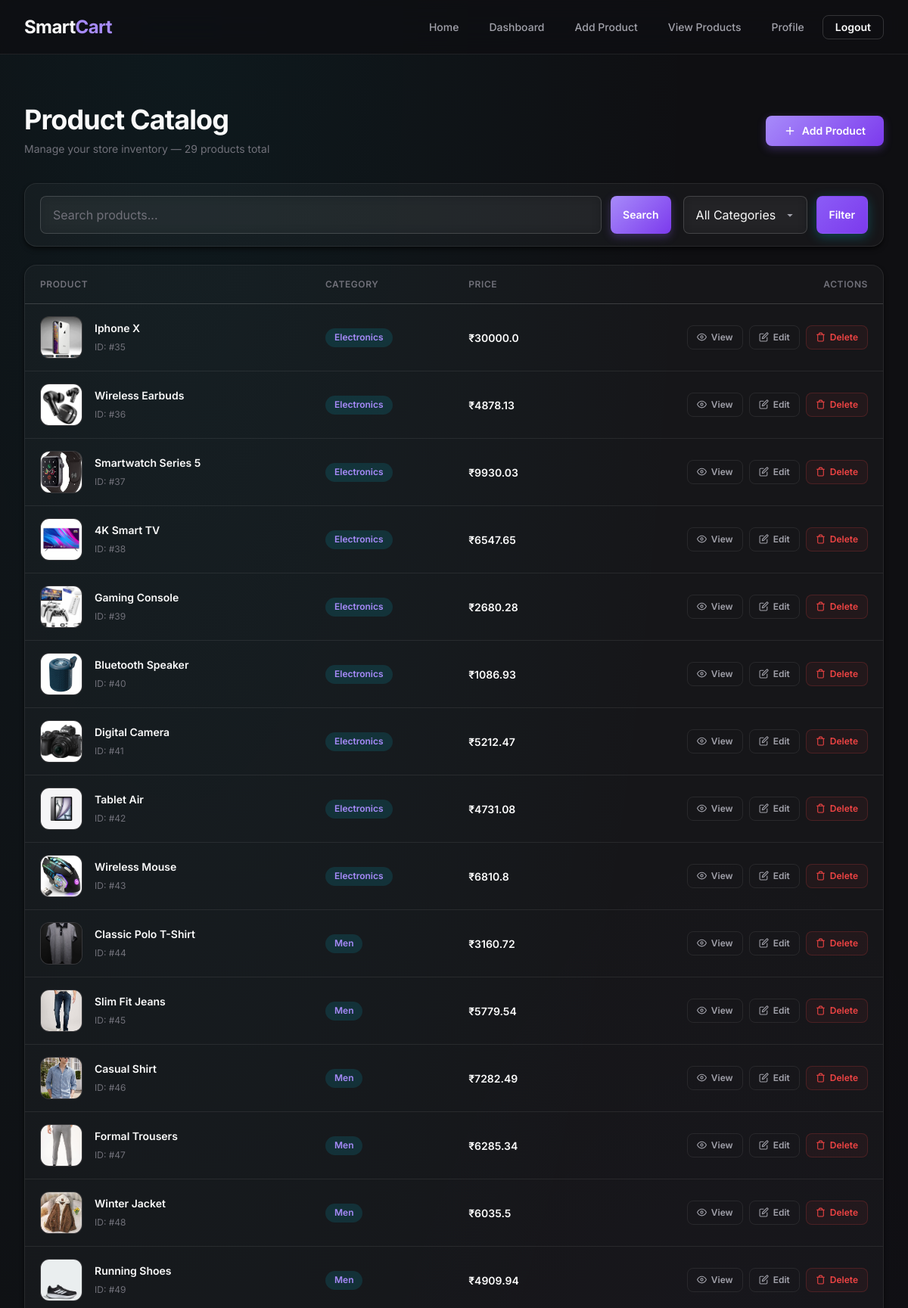
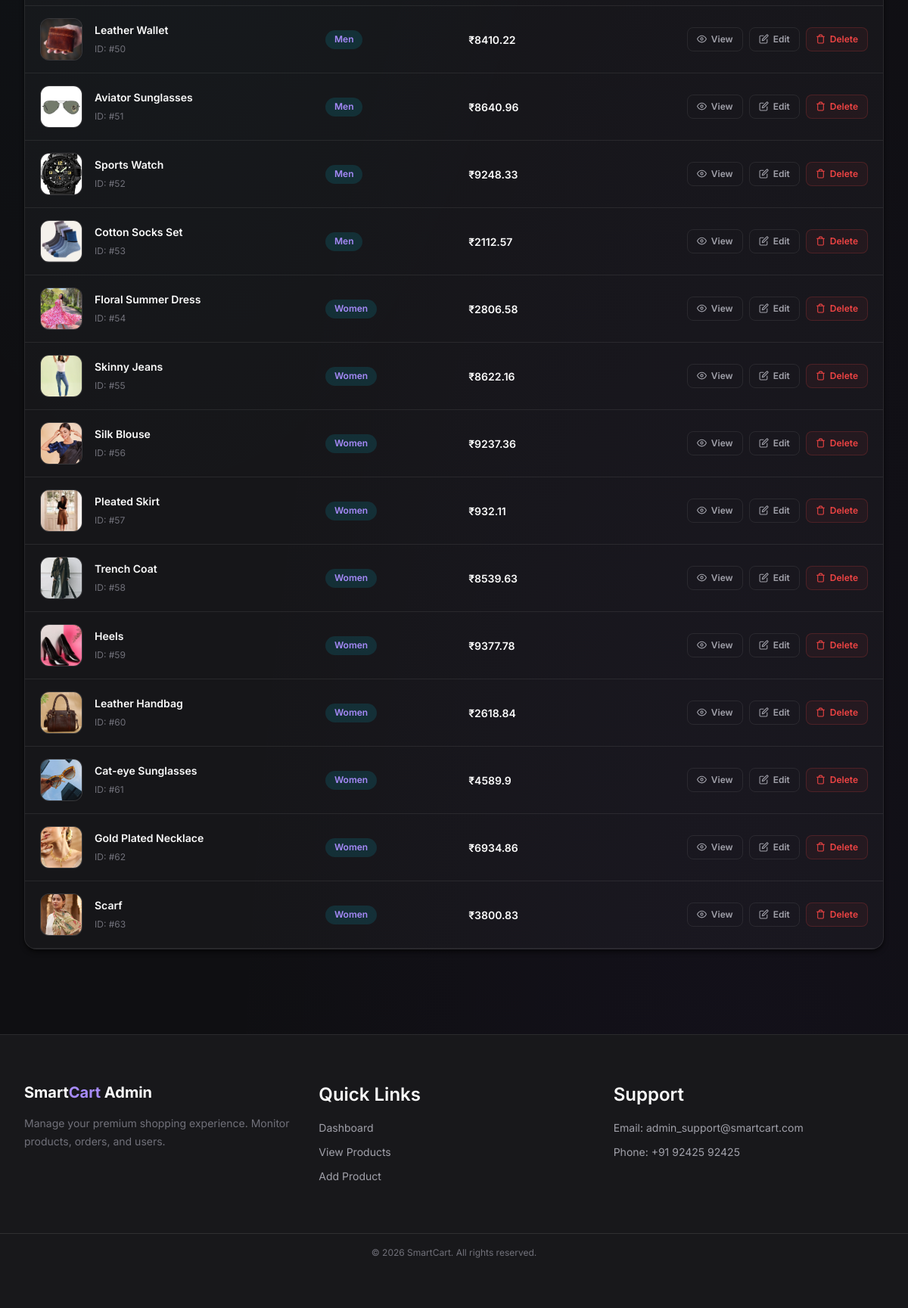
Screenshot of /admin/product-list (signed in) with the database file from the repository (2 pictures, top to bottom).
### tables this page shows
CREATE TABLE products (
    product_id INTEGER PRIMARY KEY AUTOINCREMENT,
    name TEXT NOT NULL,
    description TEXT,
    category TEXT,
    price REAL NOT NULL,
    image_name TEXT
);

### app.py (the view)
@app.route('/admin/product-list')
def product_list():
    if 'admin_id' not in session:
        flash("Please login first!", "danger")
        return redirect('/admin-signin')
    search = request.args.get('search', '')
    category_filter = request.args.get('category', '')
    conn = get_db()
    cursor = conn.cursor()
    cursor.execute("SELECT DISTINCT category FROM products")
    categories = cursor.fetchall()
    query = "SELECT * FROM products WHERE 1=1"
    params = []
    if search:
        query += " AND name LIKE ?"
        params.append("%" + search + "%")
    if category_filter:
        query += " AND category = ?"
        params.append(category_filter)
    cursor.execute(query, params)
    products = cursor.fetchall()
    cursor.close()
    conn.close()
    return render_template(
        "admin/product_list.html",
        products=products,
        categories=categories
    )

### app.py (called while the page is built)
def get_db():
    connection = sqlite3.connect(DB_PATH, detect_types=sqlite3.PARSE_DECLTYPES)
    connection.row_factory = sqlite3.Row
    return connection

### templates/admin/product_list.html (shortened to what this page needs)
{% extends "admin/base.html" %}
{% block content %}
<div class="sc-dashboard sc-animate-fade-in-up">
  <div class="sc-dashboard__header">
    <div>
      <h2 style="margin-bottom: var(--sc-space-1);">Product Catalog</h2>
      <p style="color: var(--sc-text-muted); font-size: var(--sc-text-sm);">
        Manage your store inventory — {{ products|length }} product{{ 's' if products|length != 1 else '' }} total
      </p>
    </div>
    <a href="{{ url_for('add_product') }}" class="sc-btn sc-btn--primary">
      <svg xmlns="http://www.w3.org/2000/svg" width="16" height="16" viewBox="0 0 24 24" fill="none"
        stroke="currentColor" stroke-width="2" stroke-linecap="round" stroke-linejoin="round">
        <line x1="12" y1="5" x2="12" y2="19"></line>
        <line x1="5" y1="12" x2="19" y2="12"></line>
      </svg>
      Add Product
    </a>
  </div>
  <div class="sc-card sc-card--glass" style="padding: var(--sc-space-4) var(--sc-space-5); margin-bottom: var(--sc-space-6);">
    <div style="display: flex; gap: var(--sc-space-4); flex-wrap: wrap; align-items: center;">
      <form method="GET" action="/admin/product-list" style="display: flex; gap: var(--sc-space-3); flex: 1; min-width: 200px;">
        <input type="text" name="search" placeholder="Search products..."
               value="{{ request.args.get('search', '') }}"
               style="flex: 1;">
        <button type="submit" class="sc-btn sc-btn--primary sc-btn--sm">Search</button>
      </form>
      <form method="GET" action="/admin/product-list" style="display: flex; gap: var(--sc-space-3); min-width: 180px;">
        <select name="category" style="flex: 1;">
          <option value="">All Categories</option>
        </select>
        <button type="submit" class="sc-btn sc-btn--ghost sc-btn--sm">Filter</button>
      </form>
    </div>
  </div>
  {% if products %}
  <div class="glass-card" style="padding: 0; overflow: hidden;">
    <div style="overflow-x: auto;">
      <table class="sc-table" id="product-table" style="width: 100%; border-collapse: collapse;">
        <thead>
          <tr style="border-bottom: 1px solid var(--sc-border-strong);">
            <th
              style="padding: var(--sc-space-4) var(--sc-space-5); text-align: left; font-size: var(--sc-text-xs); font-weight: var(--sc-weight-semibold); color: var(--sc-text-muted); text-transform: uppercase; letter-spacing: 0.05em;">
              Product
            </th>
            <th
              style="padding: var(--sc-space-4) var(--sc-space-5); text-align: left; font-size: var(--sc-text-xs); font-weight: var(--sc-weight-semibold); color: var(--sc-text-muted); text-transform: uppercase; letter-spacing: 0.05em;">
              Category
            </th>
            <th
              style="padding: var(--sc-space-4) var(--sc-space-5); text-align: left; font-size: var(--sc-text-xs); font-weight: var(--sc-weight-semibold); color: var(--sc-text-muted); text-transform: uppercase; letter-spacing: 0.05em;">
              Price
            </th>
            <th
              style="padding: var(--sc-space-4) var(--sc-space-5); text-align: right; font-size: var(--sc-text-xs); font-weight: var(--sc-weight-semibold); color: var(--sc-text-muted); text-transform: uppercase; letter-spacing: 0.05em;">
              Actions
            </th>
          </tr>
        </thead>
        <tbody>
          {% for product in products %}
          <tr style="border-bottom: 1px solid var(--sc-border); transition: background 0.15s ease;"
            onmouseenter="this.style.background='var(--sc-bg-surface-alt)'" onmouseleave="this.style.background=''">
            <td style="padding: var(--sc-space-4) var(--sc-space-5);">
              <div style="display: flex; align-items: center; gap: var(--sc-space-4);">
                <div style="
                  width: 56px; height: 56px; border-radius: var(--sc-radius-lg);
                  overflow: hidden; flex-shrink: 0; border: 1px solid var(--sc-border);
                  background: var(--sc-bg-surface-alt);
                ">
                  <img src="{{ url_for('static', filename='uploads/product_images/' + product.image_name) }}"
                    alt="{{ product.name }}" style="width: 100%; height: 100%; object-fit: cover;" />
                </div>
                <div>
                  <p
                    style="font-weight: var(--sc-weight-semibold); color: var(--sc-text-primary); font-size: var(--sc-text-sm); margin: 0;">
                    {{ product.name }}
                  </p>
                  <p style="color: var(--sc-text-muted); font-size: var(--sc-text-xs); margin: 0; margin-top: 2px;">
                    ID: #{{ product.product_id }}
                  </p>
                </div>
              </div>
            </td>
            <td style="padding: var(--sc-space-4) var(--sc-space-5);">
              <span class="sc-badge sc-badge--brand">{{ product.category }}</span>
            </td>
            <td style="padding: var(--sc-space-4) var(--sc-space-5);">
              <span
                style="font-weight: var(--sc-weight-semibold); color: var(--sc-text-primary); font-size: var(--sc-text-sm);">
                ₹{{ product.price }}
              </span>
            </td>
            <td style="padding: var(--sc-space-4) var(--sc-space-5); text-align: right;">
              <div style="display: inline-flex; gap: var(--sc-space-2);">
                <a href="{{ url_for('view_product', product_id=product.product_id) }}" style="
                     display: inline-flex; align-items: center; gap: var(--sc-space-1-5);
                     padding: var(--sc-space-1-5) var(--sc-space-3);
                     font-size: var(--sc-text-xs); font-weight: var(--sc-weight-semibold);
                     color: var(--sc-text-secondary);
                     border: 1px solid var(--sc-border);
                     border-radius: var(--sc-radius-md);
                     transition: all 0.2s ease;
                   "
                  onmouseenter="this.style.borderColor='var(--sc-brand-500)'; this.style.color='var(--sc-brand-400)'; this.style.background='rgba(0,188,212,0.06)';"
                  onmouseleave="this.style.borderColor='var(--sc-border)'; this.style.color='var(--sc-text-secondary)'; this.style.background='transparent';">
                  <svg xmlns="http://www.w3.org/2000/svg" width="13" height="13" viewBox="0 0 24 24" fill="none"
                    stroke="currentColor" stroke-width="2" stroke-linecap="round" stroke-linejoin="round">
                    <path d="M1 12s4-8 11-8 11 8 11 8-4 8-11 8-11-8-11-8z"></path>
                    <circle cx="12" cy="12" r="3"></circle>
                  </svg>
                  View
                </a>
                <a href="{{ url_for('update_product', product_id=product.product_id) }}" style="
                     display: inline-flex; align-items: center; gap: var(--sc-space-1-5);
                     padding: var(--sc-space-1-5) var(--sc-space-3);
                     font-size: var(--sc-text-xs); font-weight: var(--sc-weight-semibold);
                     color: var(--sc-text-secondary);
                     border: 1px solid var(--sc-border);
                     border-radius: var(--sc-radius-md);
                     transition: all 0.2s ease;
                   "
                  onmouseenter="this.style.borderColor='var(--sc-warning)'; this.style.color='var(--sc-warning)'; this.style.background='rgba(234,179,8,0.08)';"
                  onmouseleave="this.style.borderColor='var(--sc-border)'; this.style.color='var(--sc-text-secondary)'; this.style.background='transparent';">
                  Edit
                </a>
                <a href="{{ url_for('delete_product', product_id=product.product_id) }}"
                  onclick="return confirm('Are you sure you want to delete this product? This action cannot be undone.');"
                  style="
                     display: inline-flex; align-items: center; gap: var(--sc-space-1-5);
                     padding: var(--sc-space-1-5) var(--sc-space-3);
                     font-size: var(--sc-text-xs); font-weight: var(--sc-weight-semibold);
                     color: var(--sc-danger);
                     border: 1px solid rgba(239, 68, 68, 0.2);
                     border-radius: var(--sc-radius-md);
                     background: rgba(239, 68, 68, 0.06);
                     transition: all 0.2s ease;
                   "
                  onmouseenter="this.style.background='rgba(239,68,68,0.15)'; this.style.borderColor='var(--sc-danger)';"
                  onmouseleave="this.style.background='rgba(239,68,68,0.06)'; this.style.borderColor='rgba(239,68,68,0.2)';">
                  Delete
                </a>
              </div>
            </td>
          </tr>
          {% endfor %}
        </tbody>
      </table>
    </div>
  </div>
  {% endif %}
</div>
{% endblock %}

### static/css/02-base.css (style rules this page uses)
html, body { display: flex; flex-direction: column; overflow-x: hidden; background-color: var(--sc-bg-body); color: var(--sc-text-primary); background-image: radial-gradient( ellipse at 20% 0%, rgba(0, 188, 212, 0.06) 0%, transparent 50% ), radial-gradient( ellipse at 80% 100%, rgba(124, 58, 237, 0.04) 0%, transparent 50% ); background-attachment: fixed; }
h2 { font-size: var(--sc-text-3xl); font-weight: var(--sc-weight-bold); letter-spacing: var(--sc-tracking-tight); line-height: var(--sc-leading-tight); color: var(--sc-text-primary); }
p { font-size: var(--sc-text-base); line-height: var(--sc-leading-relaxed); color: var(--sc-text-secondary); }
a { color: var(--sc-text-primary); transition: var(--sc-transition-colors); }

### static/css/04-components.css (style rules this page uses)
.sc-btn { display: inline-flex; align-items: center; justify-content: center; gap: var(--sc-space-2); padding: var(--sc-space-3) var(--sc-space-6); font-size: var(--sc-text-sm); font-weight: var(--sc-weight-semibold); line-height: 1; border-radius: var(--sc-radius-md); border: 1px solid transparent; cursor: pointer; white-space: nowrap; user-select: none; transition: var(--sc-transition-all); position: relative; overflow: hidden; }
.sc-btn::after { content: ''; position: absolute; inset: 0; background: linear-gradient(105deg, transparent 40%, rgba(255, 255, 255, 0.08) 45%, rgba(255, 255, 255, 0.12) 50%, rgba(255, 255, 255, 0.08) 55%, transparent 60%); transform: translateX(-100%); transition: transform 0.6s var(--sc-ease-out); }
.sc-btn--primary, .btn-primary, button[type="submit"], button[type="button"] { background: var(--sc-gradient-brand); color: var(--sc-neutral-0); border-color: transparent; box-shadow: 0 4px 15px rgba(0, 188, 212, 0.3); }
.sc-btn--ghost, .btn-outline { background: transparent; color: var(--sc-text-primary); border-color: var(--sc-border-strong); }
.sc-btn--sm { padding: var(--sc-space-2) var(--sc-space-4); font-size: var(--sc-text-sm); }
.sc-input, input[type="text"], input[type="email"], input[type="password"], input[type="number"], input[type="tel"], input[type="url"], input[type="search"], input[type="date"], textarea, select { width: 100%; padding: var(--sc-space-3) var(--sc-space-4); background: rgba(255, 255, 255, 0.03); backdrop-filter: blur(8px); -webkit-backdrop-filter: blur(8px); border: 1px solid var(--sc-border-strong); border-radius: var(--sc-radius-md); color: var(--sc-text-primary); font-size: var(--sc-text-base); transition: var(--sc-transition-all); }
.sc-input::placeholder, input::placeholder, textarea::placeholder { color: var(--sc-text-muted); }
select { appearance: none; background-repeat: no-repeat; background-position: right var(--sc-space-4) center; padding-right: var(--sc-space-10); }
.sc-card, .glass-card { background: rgba(255, 255, 255, 0.03); background-image: var(--sc-gradient-surface); backdrop-filter: blur(16px) saturate(180%); -webkit-backdrop-filter: blur(16px) saturate(180%); border: 1px solid var(--sc-border); border-radius: var(--sc-radius-xl); padding: var(--sc-space-8); box-shadow: var(--sc-shadow-md); transition: var(--sc-transition-all); position: relative; overflow: hidden; }
.sc-card--glass, .glass-card { background: rgba(255, 255, 255, 0.03); backdrop-filter: blur(16px); -webkit-backdrop-filter: blur(16px); }
.sc-badge { display: inline-flex; align-items: center; gap: var(--sc-space-1); padding: var(--sc-space-1) var(--sc-space-3); font-size: var(--sc-text-xs); font-weight: var(--sc-weight-semibold); border-radius: var(--sc-radius-full); line-height: 1.4; }
.sc-badge--brand { background: rgba(0, 188, 212, 0.15); color: var(--sc-brand-400); }

### static/css/06-animations.css (style rules this page uses)
.sc-animate-fade-in-up { animation: sc-fade-in-up var(--sc-duration-slow) var(--sc-ease-out) both; }

### static/css/07-pages.css (style rules this page uses)
.sc-dashboard { padding: var(--sc-space-8) 0; }
.sc-dashboard__header { display: flex; align-items: center; justify-content: space-between; margin-bottom: var(--sc-space-8); }

### templates/admin/base.html (style rules this page uses)
:root { --sc-brand-400: #a78bfa; --sc-brand-500: #8b5cf6; --sc-brand-600: #7c3aed; --sc-brand-rgb: 139, 92, 246; }
.sc-btn--primary { background: linear-gradient(135deg, #a78bfa, #7c3aed) !important; border: none !important; box-shadow: 0 4px 12px rgba(139, 92, 246, 0.3) !important; color: #fff !important; }

### rows the page displays
products: image_name (picture), name "Iphone X", product_id "35", category "Electronics", price "30000.0"
products: image_name (picture), name "Wireless Earbuds", product_id "36", category "Electronics", price "4878.13"
products: image_name (picture), name "Smartwatch Series 5", product_id "37", category "Electronics", price "9930.03"
products: image_name (picture), name "4K Smart TV", product_id "38", category "Electronics", price "6547.65"
products: image_name (picture), name "Gaming Console", product_id "39", category "Electronics", price "2680.28"
products: image_name (picture), name "Bluetooth Speaker", product_id "40", category "Electronics", price "1086.93"
products: image_name (picture), name "Digital Camera", product_id "41", category "Electronics", price "5212.47"
products: image_name (picture), name "Tablet Air", product_id "42", category "Electronics", price "4731.08"
products: image_name (picture), name "Wireless Mouse", product_id "43", category "Electronics", price "6810.8"
products: image_name (picture), name "Classic Polo T-Shirt", product_id "44", category "Men", price "3160.72"
products: image_name (picture), name "Slim Fit Jeans", product_id "45", category "Men", price "5779.54"
products: image_name (picture), name "Casual Shirt", product_id "46", category "Men", price "7282.49"
products: image_name (picture), name "Formal Trousers", product_id "47", category "Men", price "6285.34"
products: image_name (picture), name "Winter Jacket", product_id "48", category "Men", price "6035.5"
products: image_name (picture), name "Running Shoes", product_id "49", category "Men", price "4909.94"
products: image_name (picture), name "Leather Wallet", product_id "50", category "Men", price "8410.22"
products: image_name (picture), name "Aviator Sunglasses", product_id "51", category "Men", price "8640.96"
products: image_name (picture), name "Sports Watch", product_id "52", category "Men", price "9248.33"
products: image_name (picture), name "Cotton Socks Set", product_id "53", category "Men", price "2112.57"
products: image_name (picture), name "Floral Summer Dress", product_id "54", category "Women", price "2806.58"
products: image_name (picture), name "Skinny Jeans", product_id "55", category "Women", price "8622.16"
products: image_name (picture), name "Silk Blouse", product_id "56", category "Women", price "9237.36"
products: image_name (picture), name "Pleated Skirt", product_id "57", category "Women", price "932.11"
products: image_name (picture), name "Trench Coat", product_id "58", category "Women", price "8539.63"
products: image_name+name (picture), name "Heels", product_id "59", category "Women", price "9377.78"
products: image_name (picture), name "Leather Handbag", product_id "60", category "Women", price "2618.84"
products: image_name (picture), name "Cat-eye Sunglasses", product_id "61", category "Women", price "4589.9"
products: image_name (picture), name "Gold Plated Necklace", product_id "62", category "Women", price "6934.86"
products: image_name+name (picture), name "Scarf", product_id "63", category "Women", price "3800.83"

### other values shown
{{ products|length }} "29"
{{ 's' if products|length != 1 else '' }} "s"
